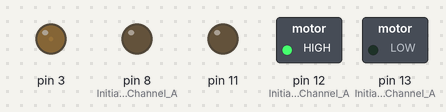
This sketch was run on a simulated Arduino Uno, built with avr-gcc and run on an emulated ATmega328P. Shown: switched loads named in the sketch (green lamp = pin HIGH), output pins drawn as LEDs (lit = HIGH). Random numbers use the default seed unless the sketch sets one; pins used as bus, display or sensor lines are not drawn.

Above: at 0.1 s.
At 5.0 s:
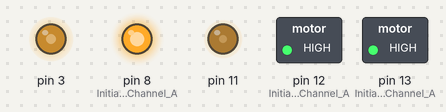
At 9.1 s:
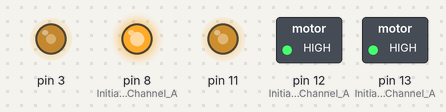
At 19.3 s:
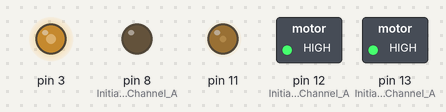
At 28.4 s:
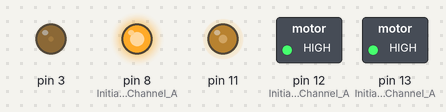
At 38.5 s:
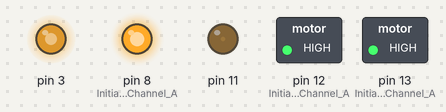
Timing chart, 0 to 40.0 s (numbered marks = the images above):
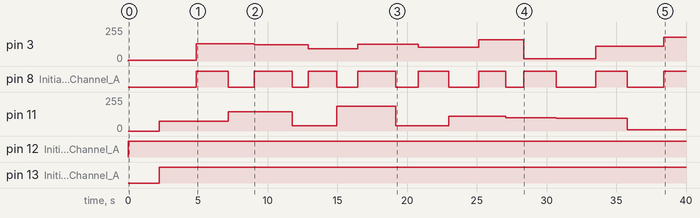

Measured:
- by itself, pin 3: 0/255 → 7/255 at 0.00 s, → 130/255 4.9 s later, → 123/255 4.2 s later, → 92/255 3.9 s later, … (10 changes in this stretch)
- by itself, pin 11: 0/255 → 73/255 at 2.2 s, → 144/255 4.9 s later, → 40/255 4.6 s later, → 187/255 3.2 s later, … (9 changes in this stretch)
- by itself, pin 12 (Initiates_Motor_Channel_A): LOW → HIGH at 0.00 s
- by itself, pin 13 (Initiates_Motor_Channel_A): LOW → HIGH at 2.2 s
- by itself, pin 8 (Initiates_Brake_Channel_A): LOW → HIGH at 4.9 s, → LOW 2.3 s later, → HIGH 1.9 s later, → LOW 2.7 s later, … (17 changes in this stretch)

The sketch:

beginning.ino
```cpp
void setup() {

  //Setup Channel A
  pinMode(12, OUTPUT); //Initiates Motor Channel A pin
  pinMode(9, OUTPUT); //Initiates Brake Channel A pin

  //Setup Channel B
  pinMode(13, OUTPUT); //Initiates Motor Channel A pin
  pinMode(8, OUTPUT);  //Initiates Brake Channel A pin

}

void loop(){


  //Motor A forward @ full speed
  digitalWrite(12, HIGH); //Establishes forward direction of Channel A
  digitalWrite(9, LOW);   //Disengage the Brake for Channel A
  analogWrite(3, random(0,200));   //Spins the motor on Channel A at full speed

delay(random(1000,3000));

  //Motor B backward @ half speed
  digitalWrite(13, HIGH);  //Establishes backward direction of Channel B
  digitalWrite(8, LOW);   //Disengage the Brake for Channel B
  analogWrite(11, random(0,200));    //Spins the motor on Channel B at half speed


  delay(random(1000,3000));


  digitalWrite(9, HIGH);  //Engage the Brake for Channel A
  digitalWrite(8, HIGH);  //Engage the Brake for Channel B


//  delay(1000);
//
//
//  //Motor A forward @ full speed
//  digitalWrite(12, LOW);  //Establishes backward direction of Channel A
//  digitalWrite(9, LOW);   //Disengage the Brake for Channel A
//  analogWrite(3, 123);    //Spins the motor on Channel A at half speed
//
//  //Motor B forward @ full speed
//  digitalWrite(13, HIGH); //Establishes forward direction of Channel B
//  digitalWrite(8, LOW);   //Disengage the Brake for Channel B
//  analogWrite(11, 255);   //Spins the motor on Channel B at full speed
//
//
//  delay(3000);
//
//
//  digitalWrite(9, HIGH);  //Engage the Brake for Channel A
//  digitalWrite(9, HIGH);  //Engage the Brake for Channel B
//
//
//  delay(1000);

}
```
